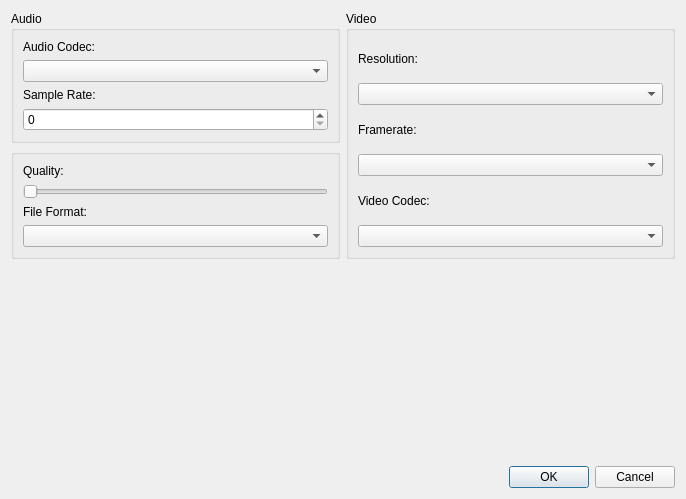
<?xml version="1.0" encoding="UTF-8"?>
<ui version="4.0">
 <class>VideoSettingsUi</class>
 <widget class="QDialog" name="VideoSettingsUi">
  <property name="geometry">
   <rect>
    <x>0</x>
    <y>0</y>
    <width>686</width>
    <height>499</height>
   </rect>
  </property>
  <property name="windowTitle">
   <string>Video Settings</string>
  </property>
  <layout class="QGridLayout" name="gridLayout_3">
   <item row="4" column="1">
    <widget class="QDialogButtonBox" name="buttonBox">
     <property name="orientation">
      <enum>Qt::Horizontal</enum>
     </property>
     <property name="standardButtons">
      <set>QDialogButtonBox::Cancel|QDialogButtonBox::Ok</set>
     </property>
    </widget>
   </item>
   <item row="2" column="1">
    <widget class="QGroupBox" name="groupBox_2">
     <property name="title">
      <string>Video</string>
     </property>
     <layout class="QGridLayout" name="gridLayout_2">
      <item row="1" column="0" colspan="2">
       <widget class="QComboBox" name="videoResolutionBox"/>
      </item>
      <item row="4" column="0" colspan="2">
       <widget class="QLabel" name="label_6">
        <property name="text">
         <string>Video Codec:</string>
        </property>
       </widget>
      </item>
      <item row="3" column="0" colspan="2">
       <widget class="QComboBox" name="videoFramerateBox"/>
      </item>
      <item row="2" column="0" colspan="2">
       <widget class="QLabel" name="label_9">
        <property name="text">
         <string>Framerate:</string>
        </property>
       </widget>
      </item>
      <item row="0" column="0" colspan="2">
       <widget class="QLabel" name="label_8">
        <property name="text">
         <string>Resolution:</string>
        </property>
       </widget>
      </item>
      <item row="5" column="0" colspan="2">
       <widget class="QComboBox" name="videoCodecBox"/>
      </item>
     </layout>
    </widget>
   </item>
   <item row="2" column="0">
    <widget class="QWidget" name="widget" native="true">
     <property name="sizePolicy">
      <sizepolicy hsizetype="Preferred" vsizetype="Preferred">
       <horstretch>0</horstretch>
       <verstretch>0</verstretch>
      </sizepolicy>
     </property>
     <layout class="QVBoxLayout" name="verticalLayout_3">
      <property name="leftMargin">
       <number>0</number>
      </property>
      <property name="topMargin">
       <number>0</number>
      </property>
      <property name="rightMargin">
       <number>0</number>
      </property>
      <property name="bottomMargin">
       <number>0</number>
      </property>
      <item>
       <widget class="QGroupBox" name="groupBox_3">
        <property name="title">
         <string>Audio</string>
        </property>
        <layout class="QVBoxLayout" name="verticalLayout_2">
         <item>
          <widget class="QLabel" name="label_2">
           <property name="text">
            <string>Audio Codec:</string>
           </property>
          </widget>
         </item>
         <item>
          <widget class="QComboBox" name="audioCodecBox"/>
         </item>
         <item>
          <widget class="QLabel" name="label_5">
           <property name="text">
            <string>Sample Rate:</string>
           </property>
          </widget>
         </item>
         <item>
          <widget class="QSpinBox" name="audioSampleRateBox"/>
         </item>
        </layout>
       </widget>
      </item>
      <item>
       <widget class="QGroupBox" name="groupBox">
        <layout class="QVBoxLayout" name="verticalLayout">
         <item>
          <widget class="QLabel" name="label_3">
           <property name="text">
            <string>Quality:</string>
           </property>
          </widget>
         </item>
         <item>
          <widget class="QSlider" name="qualitySlider">
           <property name="maximum">
            <number>4</number>
           </property>
           <property name="orientation">
            <enum>Qt::Horizontal</enum>
           </property>
          </widget>
         </item>
         <item>
          <widget class="QLabel" name="label_4">
           <property name="text">
            <string>File Format:</string>
           </property>
          </widget>
         </item>
         <item>
          <widget class="QComboBox" name="containerFormatBox"/>
         </item>
        </layout>
       </widget>
      </item>
     </layout>
    </widget>
   </item>
   <item row="3" column="0">
    <spacer name="verticalSpacer">
     <property name="orientation">
      <enum>Qt::Vertical</enum>
     </property>
     <property name="sizeHint" stdset="0">
      <size>
       <width>20</width>
       <height>40</height>
      </size>
     </property>
    </spacer>
   </item>
  </layout>
 </widget>
 <resources/>
 <connections>
  <connection>
   <sender>buttonBox</sender>
   <signal>accepted()</signal>
   <receiver>VideoSettingsUi</receiver>
   <slot>accept()</slot>
   <hints>
    <hint type="sourcelabel">
     <x>322</x>
     <y>272</y>
    </hint>
    <hint type="destinationlabel">
     <x>44</x>
     <y>230</y>
    </hint>
   </hints>
  </connection>
  <connection>
   <sender>buttonBox</sender>
   <signal>rejected()</signal>
   <receiver>VideoSettingsUi</receiver>
   <slot>reject()</slot>
   <hints>
    <hint type="sourcelabel">
     <x>405</x>
     <y>262</y>
    </hint>
    <hint type="destinationlabel">
     <x>364</x>
     <y>227</y>
    </hint>
   </hints>
  </connection>
 </connections>
</ui>
